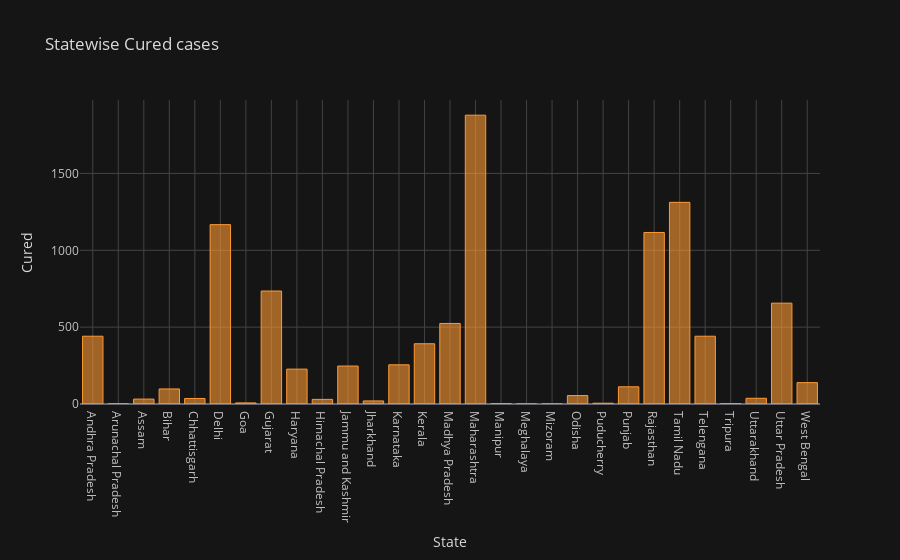

This figure's notebook cell:
### Code cell
fig_cured.show()

### Figure 1 — Plotly figure (JSON) as saved in the notebook; plotly's stock layout.template omitted (floating-point values rounded to 4 significant figures)
{"data": [{"marker": {"color": "rgba(255, 153, 51, 0.6)", "line": {"color": "rgba(255, 153, 51, 1.0)", "width": 1}}, "name": "Cured", "orientation": "v", "text": "", "type": "bar", "x": ["Andhra Pradesh", "Arunachal Pradesh", "Assam", "Bihar", "Chhattisgarh", "Delhi", "Goa", "Gujarat", "Haryana", "Himachal Pradesh", "Jammu and Kashmir", "Jharkhand", "Karnataka", "Kerala", "Madhya Pradesh", "Maharashtra", "Manipur", "Meghalaya", "Mizoram", "Odisha", "Puducherry", "Punjab", "Rajasthan", "Tamil Nadu", "Telengana", "Tripura", "Uttarakhand", "Uttar Pradesh", "West Bengal"], "y": [441, 1, 32, 98, 36, 1167, 7, 735, 227, 30, 247, 20, 255, 392, 524, 1879, 2, 0, 0, 55, 5, 112, 1116, 1312, 441, 2, 37, 656, 139]}], "layout": {"legend": {"bgcolor": "#151516", "font": {"color": "#D9D9D9"}}, "paper_bgcolor": "#151516", "plot_bgcolor": "#151516", "title": {"font": {"color": "#D9D9D9"}, "text": "Statewise Cured cases"}, "xaxis": {"gridcolor": "#434343", "showgrid": true, "tickfont": {"color": "#C2C2C2"}, "title": {"font": {"color": "#D9D9D9"}, "text": "State"}, "zerolinecolor": "#666570"}, "yaxis": {"gridcolor": "#434343", "showgrid": true, "tickfont": {"color": "#C2C2C2"}, "title": {"font": {"color": "#D9D9D9"}, "text": "Cured"}, "zerolinecolor": "#666570"}}}
